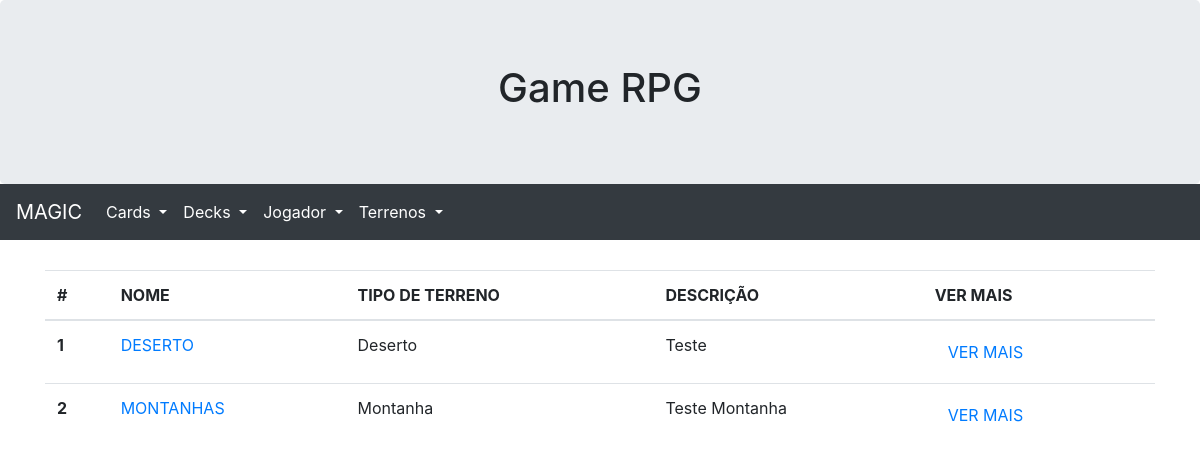
The page /terreno/list/ on the database its author committed.
### terreno/models.py (models this page shows, shortened)
class Terreno(models.Model):
    nome = models.CharField(verbose_name='NOME DO TERRENO', max_length=100)
    imagem = models.FileField(verbose_name='IMAGEM', upload_to='terreno')
    tipo_terreno = models.ForeignKey(TipoDoTerreno, on_delete=models.DO_NOTHING,verbose_name='TIPO DE TERRENO')
    descricao = models.TextField(verbose_name='DESCRICAO', max_length=1000)

class TipoDoTerreno(models.Model):
    nome = models.CharField(max_length=100)
    ataque_positivo = models.IntegerField(verbose_name='AUMENTO DE ATAQUE')
    defesa_positiva = models.IntegerField(verbose_name='AUMENTO DE DEFESA')
    ataque_negativo = models.IntegerField(verbose_name='REDUÇÃO DE ATAQUE')
    defesa_negativa = models.IntegerField(verbose_name='REDUÇÃO DE DEFESA')

### terreno/views.py (the view)
# urls.py: path('list/', listTerreno, name="list_terreno"),
def listTerreno(request):
    terreno = Terreno.objects.all()
    return render(request, '03_terreno/list.html', {'terrenos': terreno})

### www/templates/03_terreno/list.html (shortened to what this page needs)
{% extends '00_base/base.html' %}
{% block container %}
    <table class="table">
        <thead>
            <tr>
                <th scope="col">#</th>
                <th scope="col">NOME</th>
                <th scope="col">TIPO DE TERRENO</th>
                <th scope="col">DESCRIÇÃO</th>
                <th scope="col">VER MAIS</th>
            </tr>
        </thead>
        <tbody>
        {% for terreno in terrenos %}
            <tr>
                <th scope="row">{{ forloop.counter }}</th>
                <td>
                    <a href="{% url 'update_terreno' terreno.id %}">
                        {{ terreno.nome }}
                    </a>
                </td>
                <td>{{ terreno.tipo_terreno.nome }}</td>
                <td>{{ terreno.descricao }}</td>
                <td>
                    <a href="{% url 'view_terreno' terreno.id %}">
                        <button type="button" class="btn btn-link">VER MAIS</button>
                    </a>
                </td>
            </tr>
        {% empty %}
            <tr>
                <td colspan="5">
                    <div class="text-center">NENHUM TERRENO CADASTRADO</div>
                </td>
            </tr>
        {% endfor %}
        </tbody>
    </table>
{% endblock container %}

### rows shown on the page
Terreno: nome "DESERTO", tipo_terreno.nome "Deserto", descricao "Teste"
Terreno: nome "MONTANHAS", tipo_terreno.nome "Montanha", descricao "Teste Montanha"
